Frame 1 (no input): blank canvas, image omitted
Frame 60 (the mouse pressed at the canvas centre just before this capture): blank canvas, image omitted
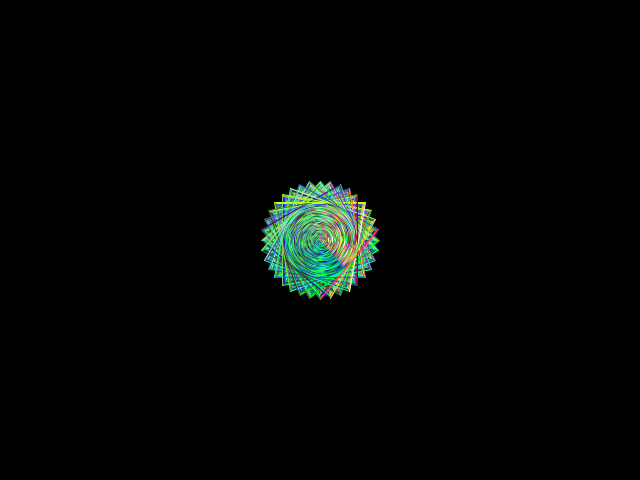
Frame 120 (the mouse held since frame 60 and released just before this capture)

The Processing sketch whose frames 1 and 60 were blank and that drew this single picture after the mouse press (run headless with seeded random() and noise(); from frame 60 on, the mouse is pressed at the canvas centre):

// Processing sketch: processing_151332
// ── processing_151332.pde

int r;
int a=100;
PVector v[]=new PVector[360+a];
boolean drawOK=false;
void setup(){
  size(640,480);
  colorMode(RGB);
  background(0);
}
void draw(){
  if(drawOK){
  drawLine(mouseX,mouseY,r);
  r++;
  }
}
void mousePressed(){
  drawOK=true;
}
void mouseReleased(){
  drawOK=false;
  r=0;
}

void drawLine(float x,float y,int r){
  for(int i=0; i<v.length; i+=10){
   v[i]=new PVector(r*cos(radians(i)),r*sin(radians(i)));
  }
  for(int i=0; i<v.length-a; i+=10){
  stroke(random(i),random(x),random(y));
   line(x+v[i].x,y+v[i].y,x+v[i+a].x,y+v[i+a].y);
 }
}
